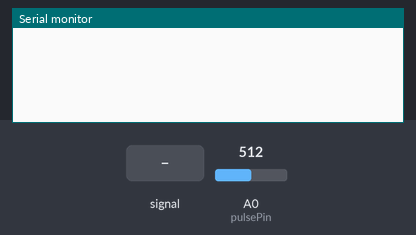
The sketch below on a simulated Arduino Uno, built with avr-gcc and run on an emulated ATmega328P. Parts: the last lines printed to the serial monitor. Inputs (shaded band) come from the test bench; at power-on: A0 (pulsePin) = 512.

Above: at 1.2 s.
1.3 s: A0 (pulsePin) fed a 200 Hz sine of ±81 counts around its level
At 1.7 s:
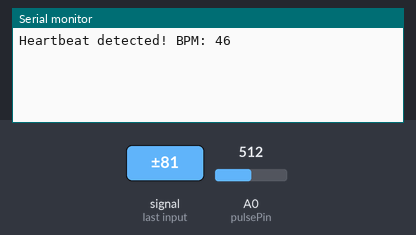
4.3 s: A0 (pulsePin) set to 560
At 4.36 s:
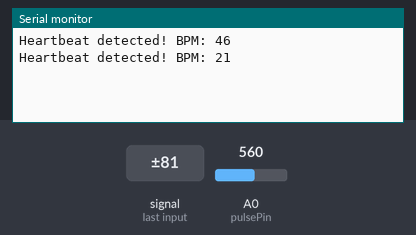
5.8 s: A0 (pulsePin) fed a 1000 Hz sine of ±255 counts around its level
At 8.9 s:
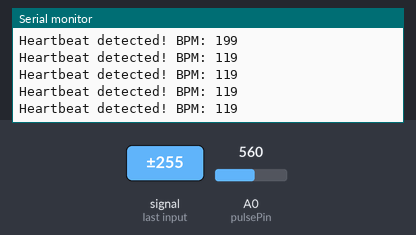
Timing chart, 0 to 10.4 s (numbered marks = the images above; inputs shaded):
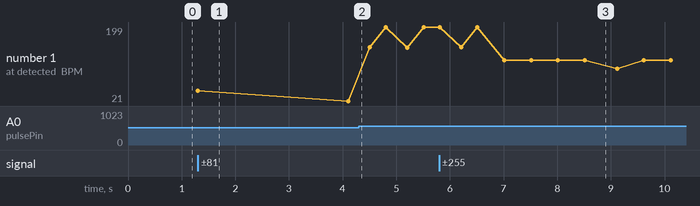

The sketch:

code.ino
```cpp
// Pulse Sensor setup
const int pulsePin = A0;       // Analog input pin for Pulse Sensor
int signal;                    // Holds the analog signal value
int threshold = 550;           // Adjust based on your sensor's output

// Timing variables
unsigned long lastBeatTime = 0;
int BPM;
int beatCount = 0;

void setup() {
  Serial.begin(9600);
  pinMode(pulsePin, INPUT);
}

void loop() {
  signal = analogRead(pulsePin);

  if (signal > threshold) {
    unsigned long currentTime = millis();
    if (currentTime - lastBeatTime > 300) { // debounce to avoid false beats
      BPM = 60000 / (currentTime - lastBeatTime);
      lastBeatTime = currentTime;
      Serial.print("Heartbeat detected! BPM: ");
      Serial.println(BPM);
    }
  }

  delay(100); // Small delay to stabilize readings
}
```

Measured:
- after the input at 1.3 s, the serial monitor: prints a new line at once (image 1)
- after the input at 5.8 s, the serial monitor: prints a new line after 1.2 s (image 3)
- plotted number 1: 199 → 99 after the input at 5.8 s
